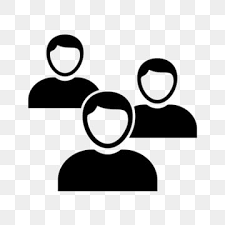
#> input picture images/memberEmoticon.png, 225 x 225 px, found by its file name
$ python -i main.py   (imports and definitions only)
#> lines starting #> are read from the running program, lines starting #| are printed output that depends on the picture
import tkinter
from PIL import Image, ImageTk
from tkinter import *
from tkinter import messagebox
import os
import cv2
import csv
import numpy as np
import pandas as pd
import datetime
import time
from threading import Thread
from PIL import Image
from tkinter import filedialog
# [1 line not run here, left out]


def quit_window():
    if messagebox.askyesno("Quit", "You pressed the exit tab.Do you really want to quit to quit?"):
        window.destroy()


def contact():
    messagebox._show(title="Contact Me",
                     message="Find my contact attached in any of the files")


def about():
    messagebox._show(
        title="About", message="Simplying Attendance during Examinationz")

# webcam check


# [17 lines left out: function webcamCheck, not called in this run]

# member window


def memberWindow():

    # [202 lines left out: functions is_number, captureFace, getImagesAndLabels, TrainImages, recognize_attendence, not called in this run]
    Memberwindow = Toplevel()
    Memberwindow.title("Member")
    Memberwindow.geometry("1280x720")
    Memberwindow.resizable(True, True)
    Memberwindow.configure(background='#344A70')

    message = tkinter.Label(Memberwindow, text="Member Login", fg="black",
                            bg="#344A70", width=60, height=1, font=('times', 29, ' bold '))
    message.place(x=5, y=20, relwidth=1)
    img1 = Image.open(
        "D:/Python_FaceDetection_Recognition/images/memberEmoticon.png")
#> img1 is the input picture: PIL image 225x225 P; min 0, max 255, mean 199.8
    resized_image = img1.resize((400, 350), Image.LANCZOS)
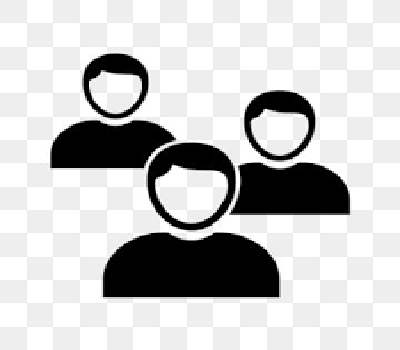
#> resized_image: PIL image 400x350 P; min 0, max 255, mean 199.6
    new_image = ImageTk.PhotoImage(resized_image)
    label1 = Label(Memberwindow, image=new_image)
    label1.image = new_image
    label1.place(relx=0.05, rely=0.23)
    frame1 = tkinter.Frame(Memberwindow, bg="black")
    frame1.place(relx=0.5, rely=0.23, relwidth=0.40, relheight=0.52)

    check = tkinter.Button(frame1, text="Check WebCam", command=webcamCheck, fg="black",
                           bg="light grey", activebackground="white", font=('times', 20, ' bold '))
    check.place(x=130, y=30, relwidth=0.55)
    cap_faces = tkinter.Button(frame1, text="Capture Your Face", command=captureFace,
                               fg="black", bg="light grey", activebackground="white", font=('times', 20, ' bold '))
    cap_faces.place(x=130, y=110, relwidth=0.55)
    train = tkinter.Button(frame1, text="Train Your Images", command=TrainImages, fg="black",
                           bg="light grey", activebackground="white", font=('times', 20, ' bold '))
    train.place(x=130, y=190, relwidth=0.55)
    recog_att = tkinter.Button(frame1, text="Click For Attendance", command=recognize_attendence,
                               fg="black", bg="light grey", activebackground="white", font=('times', 20, ' bold '))
    recog_att.place(x=130, y=270, relwidth=0.55)

    def homewindow():
        Memberwindow.destroy()
    HomeButton = Button(Memberwindow, text="Home", font=(
        'times', 20, ' bold '), command=homewindow)
    HomeButton.place(relx=0.67, rely=0.8)


# Function for the main window

# [26 lines left out: function mainWindow, not called in this run]


# [6 lines not run here, left out]

>>> result = memberWindow()
